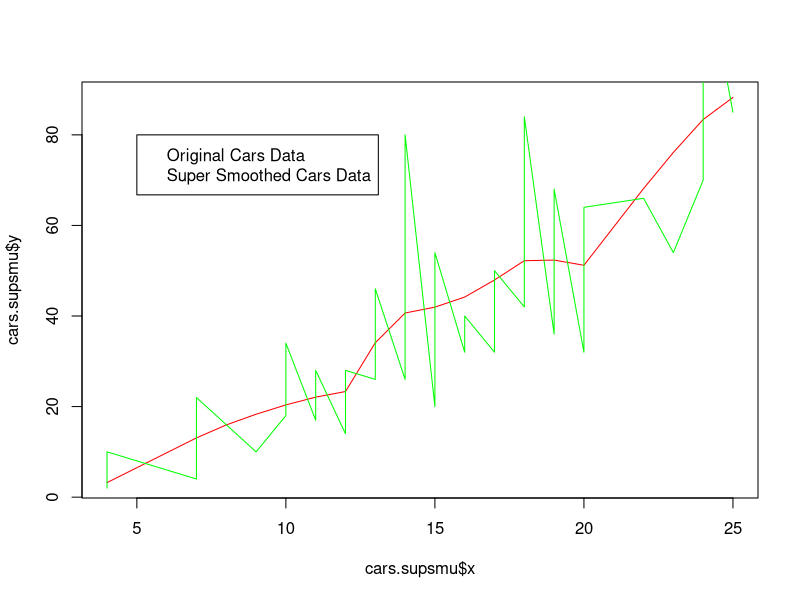

Generate this figure with R:
## ---- chunk 1
knitr::opts_chunk$set(echo = TRUE)
## ---- chunk 2
library(datasets)
data(cars)
head(cars)
cars.supsmu = supsmu(cars$speed, cars$dist, bass = 0, span = "cv")
cars.supsmu
library(ggplot2)
# qplot(x = cars.supsmu$x, y = cars.supsmu$y)
plot(x = cars.supsmu$x, y = cars.supsmu$y, type = "l", col = "red")
lines(x = cars$speed, y = cars$dist, col = "green")
legend(5, 80, legend=c("Original Cars Data", "Super Smoothed Cars Data"), col=c("red", "green"))
